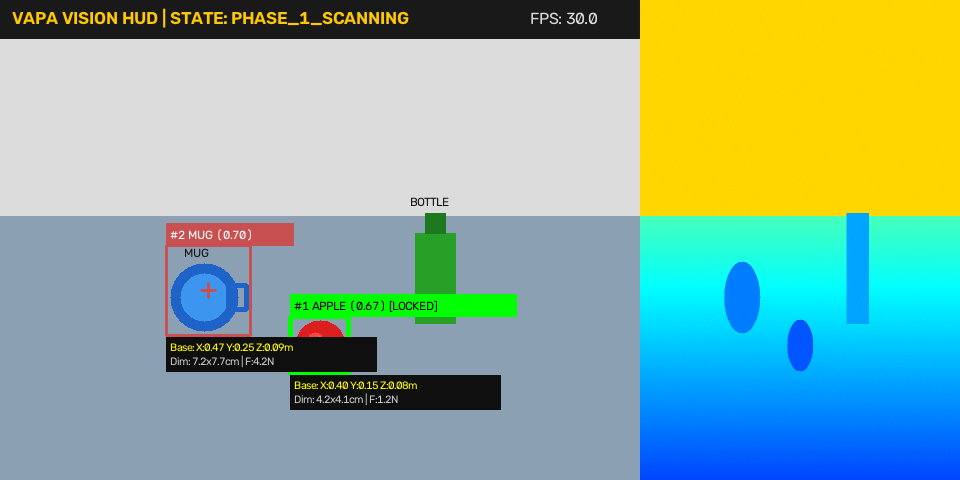
#> input picture phase1_perception_snapshot.png, 960 x 480 px; its folder holds only this picture in this run
$ python -i object_detector.py   (imports and definitions only)   (older library calls are emulated)
#> lines starting #> are read from the running program, lines starting #| are printed output that depends on the picture; after the words box and inside, x2 and y2 are one past the last pixel; in counts of white or black regions, pixels touching at a corner belong together
#> further down, picture is the input picture: shape (480, 960, 3); mean B, G, R 157.6, 175.9, 141.7
"""
VAPA Multi-Backend Object Detector
Detects and classifies interactable objects in RGB-D camera feeds.
Supports MediaPipe, YOLO, OpenCV DNN, and Depth-Geometric 3D clustering fallback.
"""

import logging
import numpy as np
import cv2

from config.system_config import (
    DETECTION_CONFIDENCE_THRESHOLD,
    MAX_DETECTED_OBJECTS,
    DETECTED_CLASSES,
    MIN_VALID_DEPTH_M,
    MAX_VALID_DEPTH_M,
)

logger = logging.getLogger("VAPA.Vision.Detector")


class Detection:
    """Represents a 2D detected object bounding box and classification."""
    __slots__ = ("label", "score", "x_min", "y_min", "x_max", "y_max", "mask")

    def __init__(self, label: str, score: float, x_min: float, y_min: float, x_max: float, y_max: float, mask=None):
        self.label = str(label)
        self.score = float(score)
        self.x_min = float(x_min)
        self.y_min = float(y_min)
        self.x_max = float(x_max)
        self.y_max = float(y_max)
        self.mask = mask

    def as_int_box(self):
        return int(round(self.x_min)), int(round(self.y_min)), int(round(self.x_max)), int(round(self.y_max))

    @property
    def center(self):
        return (self.x_min + self.x_max) / 2.0, (self.y_min + self.y_max) / 2.0

    @property
    def width(self):
        return max(0.0, self.x_max - self.x_min)

    @property
    def height(self):
        return max(0.0, self.y_max - self.y_min)

    def __repr__(self):
        return f"Detection(label='{self.label}', score={self.score:.2f}, box=({int(self.x_min)},{int(self.y_min)},{int(self.x_max)},{int(self.y_max)}))"


class DepthGeometricClusterDetector:
    """
    Robust 3D Spatial Depth Segmenter.
    Extracts objects standing above a tabletop surface directly from the depth map & RGB,
    ensuring object detection works even without pre-downloaded neural network weights.
    """
    def __init__(self, min_area_pixels=600, max_area_pixels=60000):
        self.min_area = min_area_pixels
        self.max_area = max_area_pixels

    def detect(self, bgr_image: np.ndarray, depth_image_m: np.ndarray = None) -> list[Detection]:
        detections = []
        h, w = bgr_image.shape[:2]
#> h = 480; w = 960

        if depth_image_m is not None:
            # Multi-modal foreground segmentation (color + depth gradient)
            diff_table = np.linalg.norm(bgr_image.astype(float) - np.array([180, 160, 140]), axis=2)
            diff_bg = np.linalg.norm(bgr_image.astype(float) - np.array([220, 220, 220]), axis=2)
            color_mask = ((diff_table > 35) & (diff_bg > 35)).astype(np.uint8) * 255

            sobelx = cv2.Sobel(depth_image_m, cv2.CV_32F, 1, 0, ksize=3)
            sobely = cv2.Sobel(depth_image_m, cv2.CV_32F, 0, 1, ksize=3)
            mag = np.sqrt(sobelx**2 + sobely**2)
            depth_edge_mask = (mag > 0.03).astype(np.uint8) * 255

            valid_depth = (depth_image_m >= MIN_VALID_DEPTH_M) & (depth_image_m <= MAX_VALID_DEPTH_M)
            foreground_mask = cv2.bitwise_or(color_mask, depth_edge_mask)
            foreground_mask[~valid_depth] = 0
            kernel = cv2.getStructuringElement(cv2.MORPH_ELLIPSE, (5, 5))
            foreground_mask = cv2.morphologyEx(foreground_mask, cv2.MORPH_CLOSE, kernel)
        else:
            # Fallback to color/edge segmentation
            gray = cv2.cvtColor(bgr_image, cv2.COLOR_BGR2GRAY)
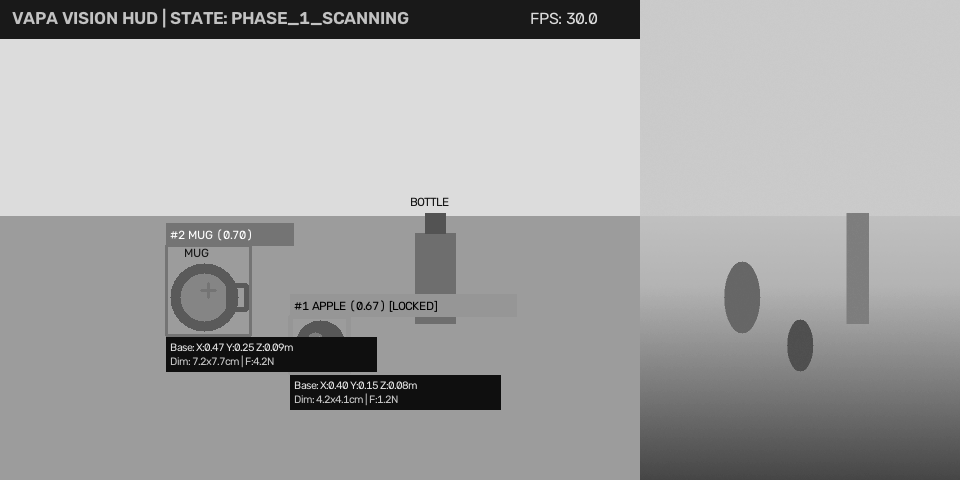
#> gray: shape (480, 960); min 0, max 255, mean 163.5
            blurred = cv2.GaussianBlur(gray, (5, 5), 0)
            foreground_mask = cv2.Canny(blurred, 40, 120)
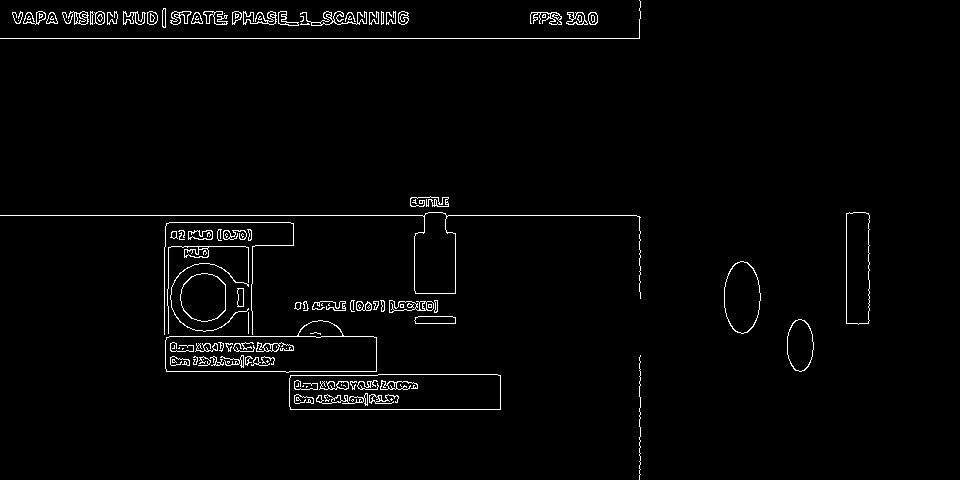
#> foreground_mask: shape (480, 960); 2.1% white in thin lines or dots
            kernel = cv2.getStructuringElement(cv2.MORPH_RECT, (7, 7))
            foreground_mask = cv2.dilate(foreground_mask, kernel, iterations=2)
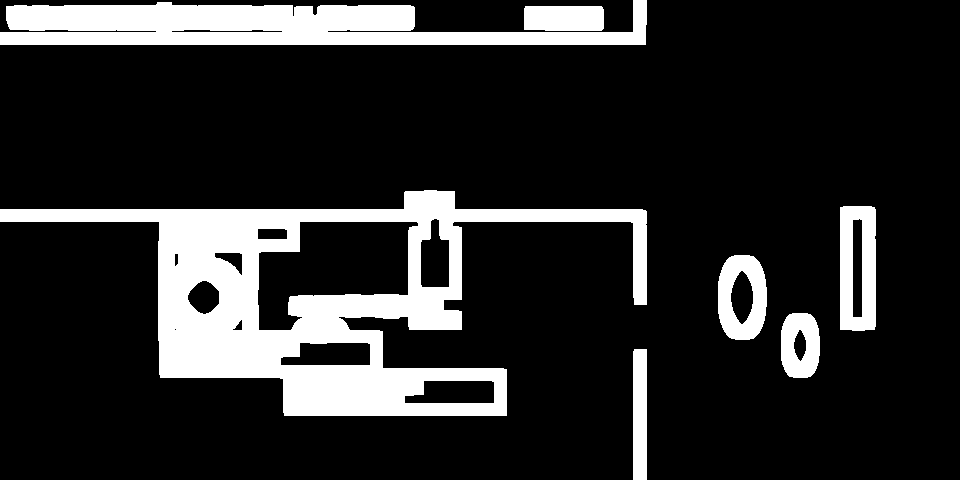
#> foreground_mask: shape (480, 960); 16.8% white; 7 white regions

        # 2. Find connected components / contours
        contours, _ = cv2.findContours(foreground_mask, cv2.RETR_EXTERNAL, cv2.CHAIN_APPROX_SIMPLE)
#> contours = 7 contours; box (x1, y1, x2, y2) and area: (0, 190, 647, 416) 61692, (0, 0, 647, 45) 18520, (840, 206, 876, 331) 4305, (718, 255, 767, 340) 3476, (781, 313, 820, 378) 2151, (524, 6, 604, 31) 1869, (633, 349, 647, 480) 1688

        for cnt in contours:
            area = cv2.contourArea(cnt)
            if area < self.min_area or area > self.max_area:
                continue

            x, y, bw, bh = cv2.boundingRect(cnt)
            # Avoid full-screen boundary artifacts
            if bw > w * 0.9 or bh > h * 0.9:
                continue

            # Classify object heuristic from color and aspect ratio
            roi_bgr = bgr_image[y:y+bh, x:x+bw]
            aspect_ratio = float(bh) / max(1.0, float(bw))

            # Compute average color in ROI
            mean_b = np.mean(roi_bgr[:, :, 0])
            mean_g = np.mean(roi_bgr[:, :, 1])
            mean_r = np.mean(roi_bgr[:, :, 2])

            if mean_r > mean_g + 30 and mean_r > mean_b + 30:
                label = "apple"
            elif mean_b > mean_r + 20 and mean_b > mean_g + 20:
                label = "mug"
            elif aspect_ratio > 1.8:
                label = "bottle"
            elif aspect_ratio > 0.8 and aspect_ratio < 1.3:
                label = "box" if area > 2500 else "mug"
            else:
                label = "can"

            score = min(0.95, 0.65 + (area / (self.max_area * 0.5)) * 0.3)
            detections.append(Detection(
                label=label,
                score=score,
                x_min=float(x),
                y_min=float(y),
                x_max=float(x + bw),
                y_max=float(y + bh),
            ))
#> this loop made 7 passes
#> (area, x, y, bw, bh, aspect_ratio, mean_b, mean_g) on passes 1, 2, 3, 4, 6, 7: (1688.5, 633, 349, 14, 131, 9.36, 217.5, 146), (2151, 781, 313, 39, 65, 1.67, 255, 151.2), (3476, 718, 255, 49, 85, 1.73, 250.7, 182.2), (4305, 840, 206, 36, 125, 3.47, 231.1, 197.9), (1869, 524, 6, 80, 25, 0.312, 50.88, 50.88), (18519.5, 0, 0, 647, 45, 0.0696, 50.34, 67.77)
#> area on pass 5: 61692
#> pass 2, in detect, `roi_bgr = bgr_image[y:y+bh, x:x+bw]`:
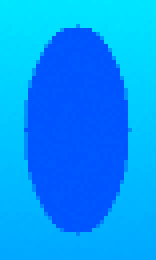
#> roi_bgr: shape (65, 39, 3) (shown 4 times larger); mean B, G, R 255, 151.2, 0
#> pass 3, in detect, `roi_bgr = bgr_image[y:y+bh, x:x+bw]`:
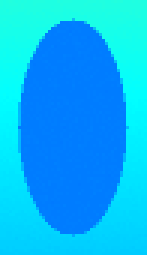
#> roi_bgr: shape (85, 49, 3) (shown 3 times larger); mean B, G, R 250.7, 182.2, 4.5
#> after the loop, detections = 6 items

        # Sort by score descending and limit count
        detections.sort(key=lambda d: d.score, reverse=True)
        return detections[:MAX_DETECTED_OBJECTS]


class ObjectDetector:
    """
    Unified Object Detector supporting MediaPipe and Depth-Geometric Fallback.
    """
    # [71 lines left out: functions __init__, _try_init_mediapipe, detect, not called in this run]

>>> import cv2
>>> picture = cv2.imread('../phase1_perception_snapshot.png')
>>> result = DepthGeometricClusterDetector().detect(picture)
#> result = 6 items
